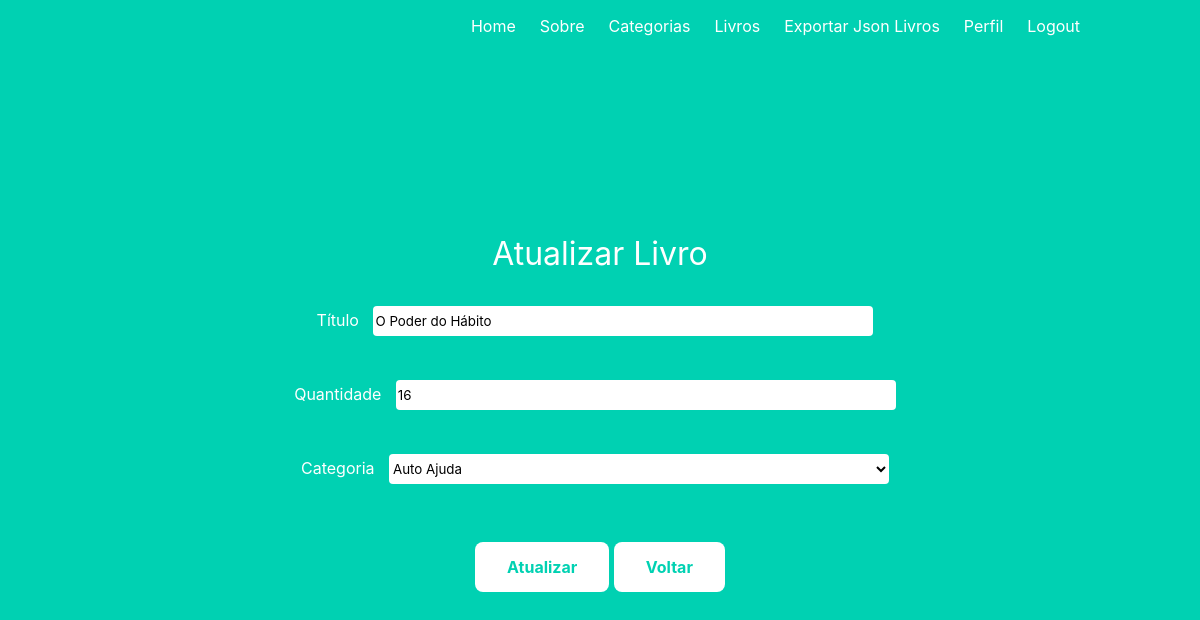
The page /editp/27 (signed in) on the database its author committed.
### models.py (models this page shows)
class Product( db.Model):
    __tablename__ = 'product'
    __table_args__ = {'sqlite_autoincrement': True}
    id = db.Column(db.Integer, primary_key=True, autoincrement=True)
    name = db.Column(db.String(100))
    quantity = db.Column(db.Integer)
    category_id = db.Column(db.Integer, db.ForeignKey('category.id'))
    category = db.relationship('Category')

### product.py (the view)
@product.route("/editp/<int:id>", methods=["GET", "POST"])
def atualizarp(id):
    form = ProductForm()
    product = Product.query.filter_by(id=id).first()
    form.category_id.choices = [(c.id, c.name) for c in Category.query.order_by('name')]
    if form.validate_on_submit():
        form.populate_obj(product)
        db.session.commit()
        return redirect(url_for("product.indexp"))
    form.insert_data(product)
    return render_template("edit_product.html", form=form)

### forms.py
class ProductForm(FlaskForm):
    name = StringField('Título', validators=[DataRequired()])
    quantity = IntegerField('Quantidade', validators=[DataRequired()])
    category_id = SelectField('Categoria',coerce=int)
    def insert_data(self, product):
        self.name.data = product.name
        self.quantity.data = product.quantity
        self.category_id.data = product.category.id

### templates/edit_product.html (shortened to what this page needs)
{% from "macro.html" import render_field %}
{% extends "base.html" %}
{% block content %}
<section class="container-center">
    <form method="POST" action="">
        <div class="title">
            <h1>Atualizar Livro</h1>
        </div>
        {% for field in form if field.name != "csrf_token" %}
        <div class="form-group">
            {{ render_field(field, class='caixa_texto') }}
        </div>
        <br>
        {% endfor %}
        <div>
            <br>
            <input type="submit" class="btn btn-primary btn-lg custom_btn" value="Atualizar">
            <a href="{{ url_for('product.indexp') }}"><input type="button" class="btn btn-primary btn-lg"
                    value="Voltar"></a>
        </div><br>
    </form>
</section>
{% endblock %}

### templates/macro.html (shortened to what this page needs)
{% macro render_field(field) %}
{{ field.label }}
{{ field(**kwargs)|safe }}
{% endmacro %}

### templates/base.html (style rules this page uses)
input[type="button"i] { background-color: #FFF; border: none; color: #00d1b2; padding: 15px 32px; text-align: center; text-decoration: none; display: inline-block; font-size: 16px; border-radius: 8px; font-weight: bold; cursor: pointer; }
h1, h2 { font-weight: bold; }
.custom_btn { background-color: #FFF; border: none; color: #00d1b2; padding: 15px 32px; text-align: center; text-decoration: none; display: inline-block; font-size: 16px; border-radius: 8px; font-weight: bold; cursor: pointer; }
.caixa_texto { background-color: #FFF; border-radius: 4px; border: none; width: 500px; height: 30px; margin: 10px; }

### rows shown on the page
Product: name "O Poder do Hábito" "16" "Auto Ajuda"

### other values the page prints
{{ field.label }} "Título" "Quantidade" "Categoria"
